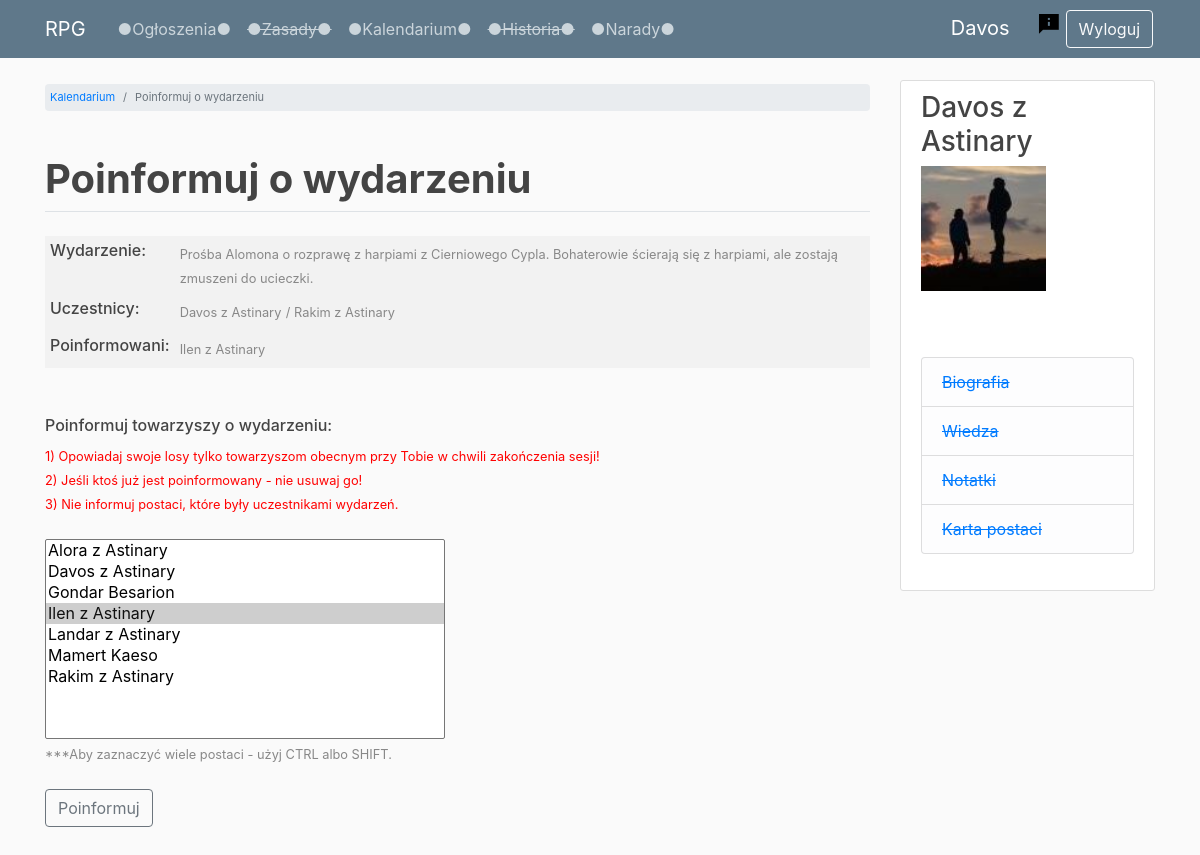
/timeline/2/event-add-informed/ (signed in), run on the app's committed database.
### users/models.py (models this page shows, shortened)
class Profile(models.Model):
    user = models.OneToOneField(User, on_delete=models.CASCADE)
    image = models.ImageField(default='default.jpg', upload_to='profile_pics')
    character_name = models.CharField(max_length=50, default='')
    character_status = models.CharField(max_length=20, choices=STATUS, default='npc')
    def __str__(self):
        return f'{self.character_name}'
    class Meta:
        ordering = ['character_status', 'character_name']

### timeline/models.py (models this page shows, shortened)
class Event(models.Model):
    year = models.PositiveSmallIntegerField(validators=[MinValueValidator(1)])
    season = models.CharField(max_length=10, choices=SEASONS)
    day_start = models.PositiveSmallIntegerField(validators=[MinValueValidator(1), MaxValueValidator(90)])
    day_end = models.PositiveSmallIntegerField(blank=True, null=True,
                                               validators=[MinValueValidator(1), MaxValueValidator(90)])
    threads = models.ManyToManyField(Thread, related_name='events', blank=True)
    description = models.TextField(max_length=4000)
    participants = models.ManyToManyField(Profile, related_name='events_participated',
                                          limit_choices_to=
                                          Q(character_status='active_player') |
                                          Q(character_status='inactive_player') |
                                          Q(character_status='dead_player'),
                                          blank=True)
    informed = models.ManyToManyField(Profile, related_name='events_informed',
                                      limit_choices_to=
                                      Q(character_status='active_player') |
                                      Q(character_status='inactive_player'),
                                      blank=True)
    general_location = models.ForeignKey(GeneralLocation, on_delete=models.CASCADE)
    specific_locations = models.ManyToManyField(SpecificLocation, related_name='events')
    game_no = models.ForeignKey(GameSession, related_name='events', blank=True, null=True, on_delete=models.CASCADE)
    class Meta:
        ordering = ['year', 'season', 'day_start', 'day_end', 'id', 'game_no']

### timeline/views.py (the view)
# urls.py: path('<int:event_id>/event-add-informed/', event_add_informed_view, name='add_informed'),
@login_required
def event_add_informed_view(request, event_id):
    current_event = get_object_or_404(Event, id=event_id)
    if request.method == 'POST':
        add_informed_form = EventAddInformedForm(request.POST, instance=current_event)
        if add_informed_form.is_valid():
            add_informed_form.save()
            if current_event.season == 'spring':
                season = 'Wiosny'
            elif current_event.season == 'summer':
                season = 'Lata'
            elif current_event.season == 'autumn':
                season = 'Jesieni'
            else:
                season = 'Zimy'
            subject = f"[RPG] {request.user.profile} opowiedział o swoich przygodach"
            message = f"{request.user.profile} znów rozprawia o swoich przygodach.\n" \
                      f"Oto kto już o nich słyszał: " \
                      f"{[p.character_name for p in add_informed_form.cleaned_data['informed']]}\n\n" \
                      f"{current_event.day_start}{'-' + current_event.day_end if current_event.day_end else ''}" \
                      f" dnia {season} {current_event.year + 19}. " \
                      f"roku Archonatu Nemetha Samatiana rozegrało się co następuje:\n {current_event.description}\n" \
                      f"A było to w miejscu: {current_event.general_location}, " \
                      f"{[l.name for l in current_event.specific_locations.all()]}.\n" \
                      f"Tak było i nie inaczej..."
            sender = settings.EMAIL_HOST_USER
            receivers_list = []
            for user in User.objects.all():
                if user.profile in add_informed_form.cleaned_data['informed']:
                    receivers_list.append(user.email)
            send_mail(subject, message, sender, receivers_list)
            messages.success(request, f'Poinformowano wybrane postaci!')
            return redirect('timeline')
    else:
        add_informed_form = EventAddInformedForm(instance=current_event)
    context = {
        'page_title': 'Poinformuj o wydarzeniu',
        'add_informed_form': add_informed_form,
        'current_event': current_event
    }
    return render(request, 'timeline/event_add_informed.html', context)

### timeline/forms.py
class EventAddInformedForm(forms.ModelForm):
    class Meta:
        model = Event
        fields = ['informed']
    def __init__(self, *args, **kwargs):
        super(EventAddInformedForm, self).__init__(*args, **kwargs)
        self.fields['informed'].label = ''

### forum/templatetags/custom_filters.py (called while the page is built)
@register.filter
def get_first_word(text):
    return text.split(' ', 1)[0]

### timeline/templates/timeline/event_add_informed.html (shortened to what this page needs)
{% extends 'base.html' %}
{% load crispy_forms_tags %}
{% block breadcrumb %}
    <li class="breadcrumb-item"><a href="{% url 'timeline' %}">Kalendarium</a></li>
    <li class="breadcrumb-item active">{{ page_title }}</li>
{% endblock breadcrumb %}
{% block content %}
    <br>
    <table class="forms">
        <tr>
            <td>
                <h6>Wydarzenie:</h6>
            </td>
            <td>
                <small>{{ current_event.description }}</small>
            </td>
        </tr>
        <tr>
            <td>
                <h6>Uczestnicy:</h6>
            </td>
            <td>
                {% for profile in current_event.participants.all %}
                    {% if forloop.counter > 1 %}
                        <small>/ {{ profile }}</small>
                    {% else %}
                        <small>{{ profile }}</small>
                    {% endif %}
                {% endfor %}
            </td>
        </tr>
        <tr>
            <td>
                <h6>Poinformowani:</h6>
            </td>
            <td>
                {% for profile in current_event.informed.all %}
                    {% if forloop.counter > 1 %}
                        <small>/ {{ profile }}</small>
                    {% else %}
                        <small>{{ profile }}</small>
                    {% endif %}
                {% endfor %}
            </td>
        </tr>
    </table><br><br>
    <h6>Poinformuj towarzyszy o wydarzeniu:</h6>
    <small class="red">1) Opowiadaj swoje losy tylko towarzyszom obecnym przy Tobie w chwili zakończenia sesji!</small><br>
    <small class="red">2) Jeśli ktoś już jest poinformowany - nie usuwaj go!</small><br>
    <small class="red">3) Nie informuj postaci, które były uczestnikami wydarzeń.</small><br>
    <br>
    <div class="allowed-profiles-form">
        <form method="POST">
            {{ add_informed_form.informed }}<br>
            <small>***Aby zaznaczyć wiele postaci - użyj CTRL albo SHIFT.</small><br><br>
            <input class="btn btn-outline-secondary" type="submit" value="Poinformuj">
        </form>
    </div>
{% endblock content %}

### templates/navbar.html
{% load custom_filters %}
{% load static %}
<header class="site-header">
    <nav class="navbar navbar-expand-md navbar-dark bg-steel fixed-top">
        <div class="container">
            <title class="navbar-brand mr-4">RPG</title>
            <div class="collapse navbar-collapse" id="navbarToggle">
            <div class="navbar-nav mr-auto">
                <a class="nav-item nav-link" href="{% url 'news-list' %}">●Ogłoszenia●</a>
                <a class="nav-item nav-link" href="#"><strike>●Zasady●</strike></a>
                <a class="nav-item nav-link" href="{% url 'timeline' %}">●Kalendarium●</a>
                <a class="nav-item nav-link" href="#"><strike>●Historia●</strike></a>
                <a class="nav-item nav-link" href="{% url 'forum' %}">●Narady●</a>
            </div>
            <div class="navbar-nav">
                {% if user.is_authenticated %}
                    {% if user.profile.character_name != '' %}
                        <a class="navbar-brand mr-4" href="/users/profile">{{ user.profile.character_name|get_first_word }}</a>
                        <a href="{% url 'report'  %}"><img src="{% static 'img/report.png' %}" class="report-img"></a>
                    {% else %}
                        <a class="navbar-brand mr-4" href="/users/profile">Profil</a>
                    {% endif %}
                    <a class="btn btn-outline-light btn-space" href="{% url 'logout' %}">Wyloguj</a>
                {% else %}
                    <a class="btn btn-outline-light btn-space" href="{% url 'register' %}">Nowa postać</a>
                    <a class="btn btn-outline-light btn-space" href="{% url 'login' %}">Zaloguj</a>
                {% endif %}
            </div>
          </div>
        </div>
    </nav>
</header>

### templates/sidebar.html
{% if user.is_authenticated %}
<div class="col-md-3">
    <div class="content-section">
        <h3>{{ user.profile.character_name }}</h3>
        <img class="account-img" src="{{ user.profile.image.url }}">
        <p class='text-muted'>
        <br>
        <ul class="list-group">
            <li class="list-group-item list-group-item-light"><a href="#"><strike>Biografia</strike></a></li>
            <li class="list-group-item list-group-item-light"><a href="#"><strike>Wiedza</strike></a></li>
            <li class="list-group-item list-group-item-light"><a href="#"><strike>Notatki</strike></a></li>
            <li class="list-group-item list-group-item-light"><a href="#"><strike>Karta postaci</strike></a></li>
        </ul>
        </p>
    </div>
</div>
{% endif %}

### static/css/main.css (style rules this page uses)
body { background: #fafafa; color: #333333; margin-top: 5rem; }
h1, h2, h3, h4, h5, h6 { color: #444444; }
ul { margin: 0; }
.bg-steel { background-color: #5f788a; }
.site-header .navbar-nav .nav-link { color: #cbd5db; }
.content-section { background: #ffffff; padding: 10px 20px; border: 1px solid #dddddd; border-radius: 3px; margin-bottom: 20px; }
.account-img { height: 125px; width: 125px; margin-right: 20px; margin-bottom: 16px; }
.allowed-profiles-form select { min-height: 200px; width: 400px; }
.btn-space { margin: 2px; }
.posts-and-news td, p { border: 0px; font-style: italic; font-weight: bold; vertical-align: top; padding: 5px; }
.forms td { vertical-align: top; padding: 5px; background-color: #f2f2f2 }
.report-img { display: block; height: auto; margin-left: auto; margin-right: auto; padding: 3px; text-align: center; }
small { color: #888; }
small.red { color: red; }

### data on the page
Event: description "Prośba Alomona o rozprawę z harpiami z Cierniowego Cypla. Bohaterowie ścierają się z harpiami, ale zostają zmuszeni do ucieczki."
Profile: character_name "Davos z Astinary"
Profile: character_name "Rakim z Astinary"
Profile: character_name "Ilen z Astinary"

### other printed values
{{ user.profile.character_name|get_first_word }} "Davos"
{{ page_title }} "Poinformuj o wydarzeniu"
{{ user.profile.character_name }} "Davos z Astinary"
